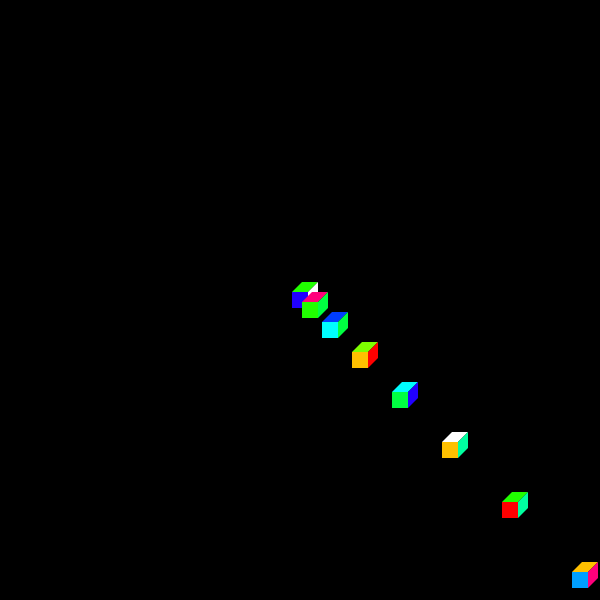
Frame 1 (no input)
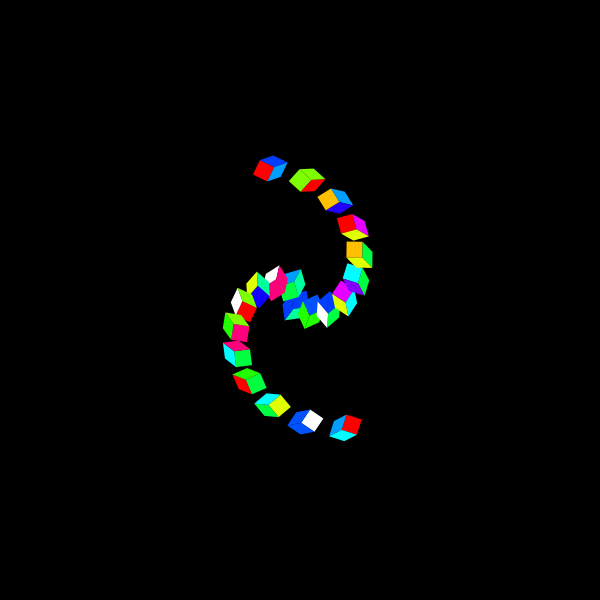
Frame 60 (the mouse pressed at the canvas centre just before this capture)
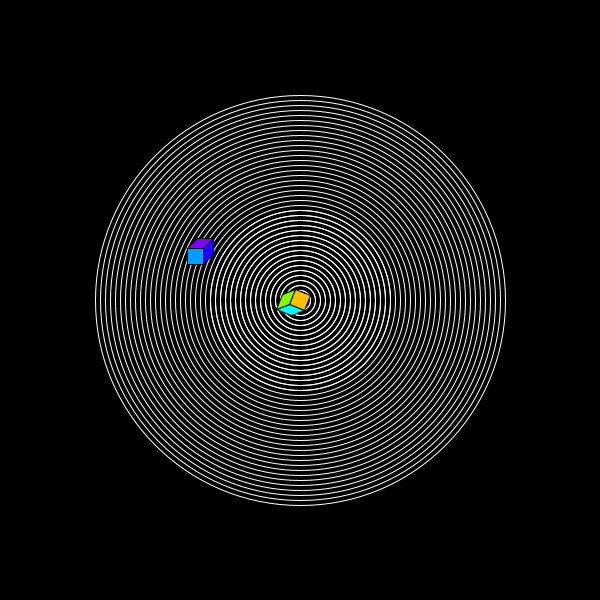
Frame 120 (the mouse held since frame 60 and released just before this capture)

The Processing sketch that drew these frames (run headless with seeded random() and noise(); from frame 60 on, the mouse is pressed at the canvas centre):

// Processing sketch: panchos08t00
// ── panchos08t00.pde
int x, y, z, i, j, i2, j2, a, func;
float r, s, t, units, meta;
boolean b;

color[] colors = {#FF0000, #FFC000, #E0FF00, #7EFF00, #21FF00, #00FF41, #00FF9F, #00FDFF, #009FFF, #003DFF, #2100FF, #8300FF, #E500FF, #0052FF, #FF007C, #1000FF, #FFFFFF, };

void setup() {

  size(600, 600);
  noStroke();
  frameRate(20);
  units = 10;
}
void draw() {
  a++;
  background(0);
  translate(width/2, height/2);


  display();
  press();
  if (a > 600) {
    a = 0;
    meta = random(5,35);
  }
}

void display() {
 if(func == 0){ 
  func1();
 }
  if(func == 1){ 
  func2();
 }
  if(func == 2){ 
  func3();
 }
}
void func1 () {
  for (i = 0; i < 200; i = i + (int)units) {
    translate(i, i);
    figure();
  }
}
void func2 () {
  for (i = -100; i < 100; i = i +5) {
    strokeWeight(1);
    stroke(255);
    line(i, i, (mouseX)-300, mouseY-300);
    line(-i, -i, -((mouseX)-300), -(mouseY-300));
    noStroke();
  }
  for (i = -100; i < 100; i = i+5) {
    figure();
  }
}
void func3 () {

  for (i = -(width/2); i <(width/2); i = i + (int)units) {
    noFill();
    stroke(255);
    ellipse(0, 0, i+a, i+a);
  }
  rotate(a*.1/PI);

  noStroke();
  fill(52, 221, 211);

  noStroke();
  stroke(0);
  figure();

  pushMatrix();            //Este pushMatrix permite el giro fuera del eje de origen.
  translate(random(a), 0);
  rotate(-a*0.25/PI);
  stroke(0);
  figure();
  popMatrix();
}

void figure() {
  if (b == false) {
    cube();
  } else {
    tri();
  }
}
void cube() {
  rotate((a)/20);
  colour((int)random(17));
  quad(-8, 8, 
    8, 8, 
    8, -8, 
    -8, -8);
  colour((int)random(17));
  quad(2, -18, 
    18, -18, 
    8, -8, 
    -8, -8);
  colour((int)random(17));
  quad(18, -2, 
    8, 8, 
    8, -8, 
    18, -18);
}
void tri() {
  rotate((a)/20);
  colour((int)random(17));
  triangle(7, 0, 
    0, 16, 
    16, 0);
  colour((int)random(17));

  triangle(7, 0, 
    0, -16, 
    16, 0);
  colour((int)random(17));

  triangle(7, 0, 
    0, -16, 
    0, 16);
}
void colour(int c) {

  fill(colors [c]);
}
void press() {

  if (keyPressed) {
    if (keyCode == UP) {
      b = !b;
    }
  }
  if (mousePressed == true) {
    func = (int)random(3);
  }

}
void units() {


  units = lerp(units, meta, 0.1);
}
